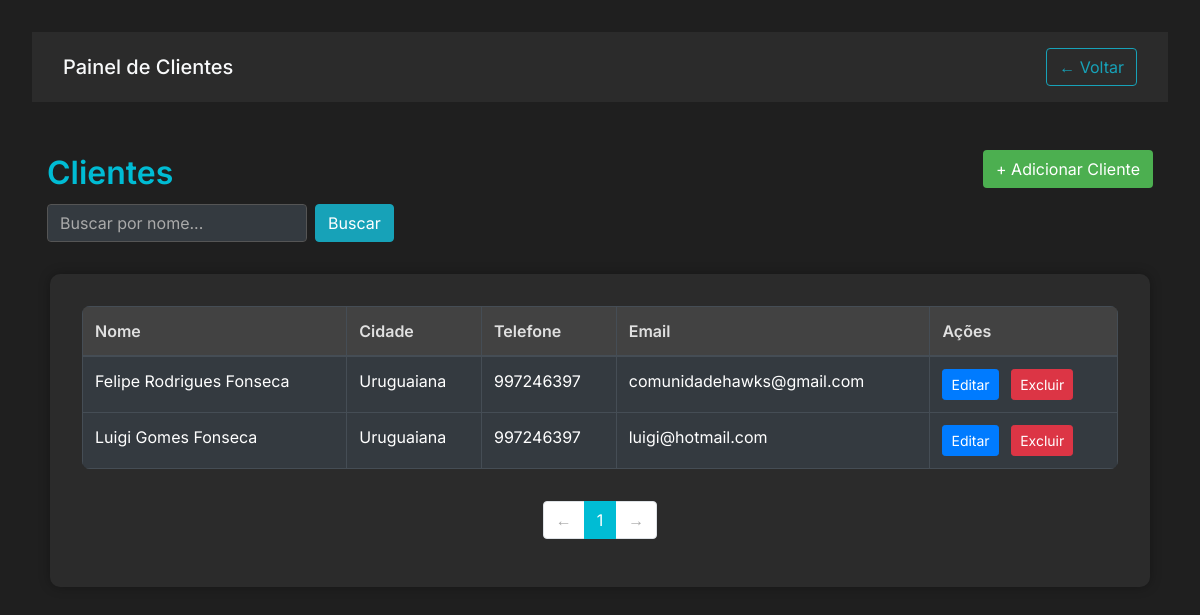
/customer/list/, run on the app's committed database.
### customers/models.py (models this page shows, shortened)
class Customer(models.Model):
    first_name = models.CharField(max_length=30)
    last_name = models.CharField(max_length=50)
    email = models.EmailField()
    birth_date = models.DateField()
    area_code = models.CharField(max_length=3)
    phone_number = models.CharField(max_length=9)
    country = models.CharField(max_length=30)
    state = models.CharField(max_length=30)
    city = models.CharField(max_length=30)
    create_date = models.DateTimeField(auto_now_add=True) #Registra a data de criação do objeto no banco de dados
    update_date = models.DateTimeField(auto_now=True) #Registra a data da alteração na tabela no banco de dados
    active = models.BooleanField(default=True) #desativa o cliente sem deletar todo o histórico de informações do cliente.
    def get_absolute_url(self):
        return reverse('customer:customer-update', kwargs={'id': self.id})
    def get_delete_url(self):
        return reverse('customer:customer-delete', kwargs={'id': self.id})
    class Meta:
        db_table = 'customer'

### customers/views.py (the view)
# urls.py: path("list/", CustomerListView.as_view(), name='customer-list'),
class CustomerListView(ListView):
    model = Customer
    context_object_name = 'customer_list'
    template_name = 'customer/customer_list.html'
    paginate_by = 10
    def get_context_data(self, **kwargs):
        context = super().get_context_data(**kwargs)
        context['is_paginated'] = True
        return context
    def get_queryset(self):
        name = self.request.GET.get('name')
        if name:
            object_list = self.model.objects.filter(
                Q(first_name__icontains=name) | Q(last_name__icontains=name))
        else:
            object_list = self.model.objects.all()
        return object_list

### customers/templates/customer/customer_list.html (shortened to what this page needs)
{% load static %}
<!DOCTYPE html>
<html lang="pt-br">
<head>
  <link rel="stylesheet" href="https://cdn.jsdelivr.net/npm/bootstrap@4.6.2/dist/css/bootstrap.min.css"/>
</head>
<body>
<header class="navbar navbar-expand-lg" style="background-color: #2b2b2b; padding: 1rem;">
  <div class="container d-flex justify-content-between align-items-center">
    <h1 class="text-light h5 m-0">Painel de Clientes</h1>
    <a href="{% url 'index' %}" class="btn btn-outline-info">← Voltar</a>
  </div>
</header>
<br><br>
<div class="container">
  <div class="d-flex justify-content-between align-items-center flex-wrap">
    <h2>Clientes</h2>
    <a href="{% url 'customer:customer-create' %}">
      <button class="btn btn-add mb-3">+ Adicionar Cliente</button>
    </a>
  </div>
  <form method="get" class="form-inline mb-4">
    <input type="text" name="name" placeholder="Buscar por nome..." class="form-control mr-2"/>
    <button type="submit" class="btn btn-info">Buscar</button>
  </form>
  <div class="table-wrapper">
    <table class="table table-hover table-dark table-bordered">
      <thead>
        <tr>
          <th>Nome</th>
          <th>Cidade</th>
          <th>Telefone</th>
          <th>Email</th>
          <th>Ações</th>
        </tr>
      </thead>
      <tbody>
        {% for cliente in customer_list %}
        <tr>
          <td>{{ cliente.first_name }} {{ cliente.last_name }}</td>
          <td>{{ cliente.city }}</td>
          <td>{{ cliente.phone_number }}</td>
          <td>{{ cliente.email }}</td>
          <td>
            <a href="{{ cliente.get_absolute_url }}" class="btn btn-sm btn-primary mr-2" aria-label="Editar {{ cliente.first_name }} {{ cliente.last_name }}">
              Editar
            </a>
            <button class="btn btn-sm btn-danger delete-btn"
                    data-toggle="modal"
                    data-target="#confirmDeleteModal"
                    data-url="{{ cliente.get_delete_url }}">
              Excluir
            </button>
          </td>
        </tr>
        {% empty %}
        <tr>
          <td colspan="5" class="text-center text-muted py-4">Nenhum cliente encontrado.</td>
        </tr>
        {% endfor %}
      </tbody>
    </table>
    <nav>
      <ul class="pagination">
        {% if page_obj.has_previous %}
        <li class="page-item">
          <a class="page-link" href="?page={{ page_obj.previous_page_number }}">←</a>
        </li>
        {% else %}
        <li class="page-item disabled"><span class="page-link">←</span></li>
        {% endif %}
        {% for num in page_obj.paginator.page_range %}
        <li class="page-item {% if page_obj.number == num %}active{% endif %}">
          <a class="page-link" href="?page={{ num }}">{{ num }}</a>
        </li>
        {% endfor %}
        {% if page_obj.has_next %}
        <li class="page-item">
          <a class="page-link" href="?page={{ page_obj.next_page_number }}">→</a>
        </li>
        {% else %}
        <li class="page-item disabled"><span class="page-link">→</span></li>
        {% endif %}
      </ul>
    </nav>
  </div>
</div>
</body>
</html>

### customers/templates/customer/customer_list.html (style rules this page uses)
:root { --bg-main: #1f1f1f; --bg-panel: #2b2b2b; --bg-table: #343a40; --text-main: #e0e0e0; --text-light: #aaa; --primary: #00bcd4; --success: #4caf50; --danger: #f44336; --border: #555; }
body { background-color: var(--bg-main); font-family: 'Inter', sans-serif; color: var(--text-main); padding: 2rem; }
h2 { color: var(--primary); font-weight: 600; }
.table-wrapper { background-color: var(--bg-panel); padding: 2rem; border-radius: 10px; box-shadow: 0 0 12px rgba(0, 0, 0, 0.3); max-width: 1100px; margin: 2rem auto; animation: fadeIn 0.8s ease; }
.btn-add { background-color: var(--success); color: white; }
.form-inline input { background-color: var(--bg-table); border: 1px solid var(--border); color: var(--text-main); }
.form-inline input::placeholder { color: var(--text-light); }
table { width: 100%; background-color: var(--bg-table); border-radius: 8px; overflow: hidden; }
th { background-color: #424242; color: var(--text-main); font-weight: 600; }
td, th { padding: 12px 16px; border-top: 1px solid var(--border); }
a { color: var(--primary); text-decoration: none; }
.pagination { justify-content: center; margin-top: 2rem; }
.page-item .page-link { background-color: var(--bg-table); color: var(--text-main); border: 1px solid var(--border); }
.page-item.active .page-link { background-color: var(--primary); border-color: var(--primary); color: #fff; }
.page-item.disabled .page-link { color: var(--text-light); }

### data on the page
Customer: first_name "Felipe", last_name "Rodrigues Fonseca", city "Uruguaiana", phone_number "997246397", email "comunidadehawks@gmail.com"
Customer: first_name "Luigi", last_name "Gomes Fonseca", city "Uruguaiana", phone_number "997246397", email "luigi@hotmail.com"

### other printed values
{{ num }} "1"
